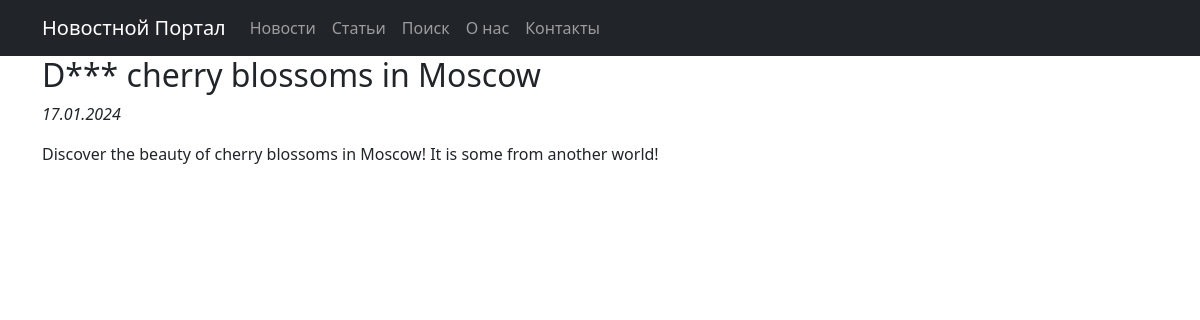
Screenshot of /AR/2/ with the database file from the repository.
### news/models.py (models this page shows, shortened)
class Post(models.Model):
    article = 'AR'
    news = 'NW'
    POST_GENRE = [
        (article, 'Статья'),
        (news, 'Новость')
    ]
    author = models.ForeignKey(Author, on_delete=models.CASCADE)
    post_genre = models.CharField(max_length=2, choices=POST_GENRE)
    post_title = models.CharField(max_length=128)
    post_text = models.TextField()
    post_rating = models.IntegerField(default=0)
    post_time = models.DateTimeField(auto_now_add=True)
    category = models.ManyToManyField(Category, through='PostCategory')

### news/views.py (the view)
# urls.py: path('<str:post_genre>/<int:pk>/', PostDetail.as_view(), name='post_detail'),
class PostDetail(DetailView):
    model = Post
    template_name = 'post.html'
    context_object_name = 'post'
    pk_url_kwarg = 'pk'

### news/templatetags/custom_filters.py (called while the page is built)
@register.filter
def format_time(value, format_string='d.m.Y'):
    return date(value, format_string)

@register.filter()
def censor(value):
    censored_value = value
    for word in censored_words:
        if len(word) > 1:
            replacement = word[0] + '*' * (len(word) - 1)
            censored_value = censored_value.replace(word.lower(), replacement.lower(), 1)
            censored_value = censored_value.replace(word.capitalize(), replacement.capitalize(), 1)
            censored_value = censored_value.replace(word.upper(), replacement.upper(), 1)
    return censored_value

### templates/post.html (shortened to what this page needs)
{% extends 'flatpages/default.html' %}
{% load custom_filters %}
{% load custom_tags %}
{% block content %}
<h2>{{ post.post_title|censor }}</h2>
<p><em>{{ post.post_time|format_time }}</em></p>
<p>{{ post.post_text|censor }}</p>
{% endblock content %}

### rows the page displays
Post: post_title|censor "D*** cherry blossoms in Moscow", post_time "17.01.2024", post_text|censor "Discover the beauty of cherry blossoms in Moscow! It is some from another world!"
